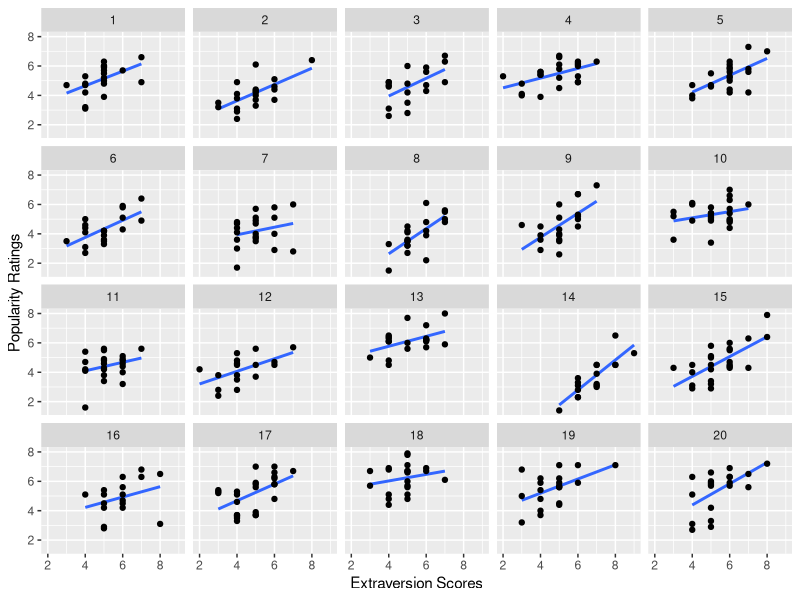

This chart was generated by the following R code:
################################
#### Mixed Effect Model Demo ###
################################

### This demo and data has been adapted from a tutorial by
### Rens van De Schoot & Laurent Smeets

# Please read the follow chapter for more info:
# https://www.rensvandeschoot.com/wp-content/uploads/2017/09/02Ch2-Basic.pdf

#In this demo we have children nested in classrooms, and we are interested in 
#whether self-reported extraversion predicts popularity ratings. 

## packages
library(lme4) #for analysis
library(tidyverse) # for data manipulation and plotting
library(lmerTest) # to obtain p-value estimations

##read in data
popular2 <- read_csv("data/popular2.csv")

## plot data 
# Here we will visualise our data for first 20 classes 
xlab <- "Extraversion Scores"
ylab <- "Popularity Ratings"

p<- ggplot(data = filter(popular2, class < 21)) + 
  aes(x = extrav, y = popular) + 
  stat_smooth(method = "lm", se = FALSE) +
  # Put the points on top of lines
  geom_point() +
  facet_wrap("class") +
  labs(x = xlab, y = ylab) + 
  scale_x_continuous(breaks = 0:5*2)

p

### Model 1 Intercept only model (no predictors)

model1 <- lmer(popular ~ 1 + (1|class), data = popular2)

#lmer = function for mixed effect model
#popular = outcome variable
#1 = indicates intercept
#inside brackets is our random intercept/slopes
#1 inside bracket = random intercept
#variables to right of | indicate grouping variables

## get parameter estimates
summary(model1)

### Model 2 - Add fixed effect predictors

model2 <- lmer(popular ~ 1 + extrav + (1|class), data = popular2)
summary(model2)

# We can see an effect of extraversion on popularity ratings. 

## Model comparisons
# We can compare the fit of our two models using anova()

anova(model1, model2)

# model 2 is a better to fit the data, as indicated by
# AIC, BIC, and Chisq difference test. 

### Model 3 - random slopes
# for random extraversion slopes (1|class) becomes (1 + extrav |class)
model3 <- lmer(popular ~ 1 + extrav + (1 + extrav |class), data = popular2)
summary(model3)


## Lets compare a random intercept vs random slope model
anova(model2, model3)
